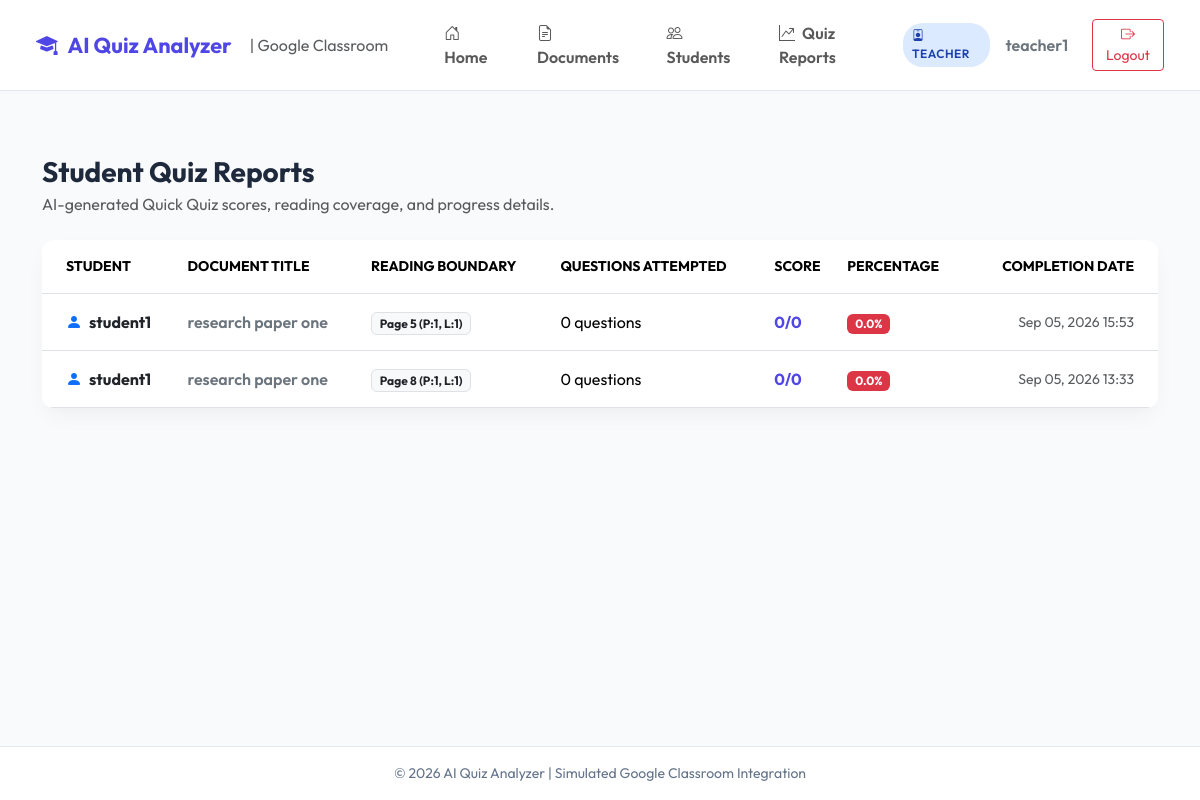
Screenshot of /teacher/reports/ (signed in) with the database file from the repository.
### quiz_app/models.py (models this page shows, shortened)
class User(AbstractUser):
    ROLE_CHOICES = (
        ('TEACHER', 'Teacher'),
        ('STUDENT', 'Student'),
    )
    role = models.CharField(max_length=10, choices=ROLE_CHOICES, default='STUDENT')
    @property
    def is_teacher(self):
        return self.role == 'TEACHER'

class QuizAttempt(models.Model):
    STATUS_CHOICES = (
        ('IN_PROGRESS', 'In Progress'),
        ('COMPLETED', 'Completed'),
    )
    student = models.ForeignKey(User, on_delete=models.CASCADE, related_name='quiz_attempts')
    document = models.ForeignKey(Document, on_delete=models.CASCADE, related_name='quiz_attempts')
    confirmed_page = models.IntegerField()
    confirmed_paragraph = models.IntegerField(default=1)
    confirmed_line = models.IntegerField(default=1)
    started_at = models.DateTimeField(auto_now_add=True)
    completed_at = models.DateTimeField(null=True, blank=True)
    questions_attempted = models.IntegerField(default=0)
    correct_answers = models.IntegerField(default=0)
    wrong_answers = models.IntegerField(default=0)
    score = models.CharField(max_length=20, default='0/0')
    percentage = models.FloatField(default=0.0)
    status = models.CharField(max_length=20, choices=STATUS_CHOICES, default='IN_PROGRESS')
    class Meta:
        ordering = ['-started_at']

class Document(models.Model):
    FILE_TYPE_CHOICES = (
        ('PDF', 'PDF Document'),
        ('PPT', 'PPT Presentation'),
        ('PPTX', 'PPTX Presentation'),
    )
    STATUS_CHOICES = (
        ('PENDING', 'Pending Processing'),
        ('PROCESSING', 'Processing'),
        ('COMPLETED', 'AI Analysis Completed'),
        ('FAILED', 'Processing Failed'),
    )
    classroom = models.ForeignKey(ClassRoom, on_delete=models.CASCADE, related_name='documents')
    title = models.CharField(max_length=255)
    file = models.FileField(upload_to='documents/', null=True, blank=True)
    file_type = models.CharField(max_length=10, choices=FILE_TYPE_CHOICES, default='PDF')
    total_pages = models.IntegerField(default=0)
    upload_date = models.DateTimeField(auto_now_add=True)
    processing_status = models.CharField(max_length=20, choices=STATUS_CHOICES, default='PENDING')

### quiz_app/views.py (the view)
# urls.py: path('teacher/reports/', views.teacher_reports, name='teacher_reports'),
@login_required
def teacher_reports(request):
    if not request.user.is_teacher:
        return redirect('student_dashboard')
    attempts = QuizAttempt.objects.filter(
        document__classroom__teacher=request.user,
        status='COMPLETED'
    ).select_related('student', 'document').order_by('-completed_at')
    return render(request, 'teacher/teacher_reports.html', {'attempts': attempts})

### templates/teacher/teacher_reports.html (shortened to what this page needs)
{% extends 'base.html' %}
{% block content %}
<div class="container py-3">
    <div class="mb-4">
        <h3 class="fw-bold mb-1">Student Quiz Reports</h3>
        <p class="text-muted mb-0">AI-generated Quick Quiz scores, reading coverage, and progress details.</p>
    </div>
    <div class="card card-custom border-0 p-0 overflow-hidden">
        <div class="table-responsive">
            <table class="table table-hover align-middle mb-0">
                <thead class="bg-light text-muted small text-uppercase">
                    <tr>
                        <th class="ps-4 py-3">Student</th>
                        <th class="py-3">Document Title</th>
                        <th class="py-3">Reading Boundary</th>
                        <th class="py-3">Questions Attempted</th>
                        <th class="py-3">Score</th>
                        <th class="py-3">Percentage</th>
                        <th class="pe-4 py-3 text-end">Completion Date</th>
                    </tr>
                </thead>
                <tbody>
                    {% for attempt in attempts %}
                    <tr>
                        <td class="ps-4 py-3 fw-bold text-dark">
                            <i class="bi bi-person-fill text-primary me-1"></i> {{ attempt.student.username }}
                        </td>
                        <td class="fw-semibold text-secondary">{{ attempt.document.title }}</td>
                        <td>
                            <span class="badge bg-light text-dark border">
                                Page {{ attempt.confirmed_page }} (P:{{ attempt.confirmed_paragraph }}, L:{{ attempt.confirmed_line }})
                            </span>
                        </td>
                        <td>{{ attempt.questions_attempted }} questions</td>
                        <td class="fw-bold text-indigo" style="color: #4f46e5;">{{ attempt.score }}</td>
                        <td>
                            {% if attempt.percentage >= 75 %}
                                <span class="badge bg-success">{{ attempt.percentage }}%</span>
                            {% elif attempt.percentage >= 50 %}
                                <span class="badge bg-warning text-dark">{{ attempt.percentage }}%</span>
                            {% else %}
                                <span class="badge bg-danger">{{ attempt.percentage }}%</span>
                            {% endif %}
                        </td>
                        <td class="pe-4 text-end text-muted small">{{ attempt.completed_at|date:"M d, Y H:i" }}</td>
                    </tr>
                    {% empty %}
                    <tr>
                        <td colspan="7" class="text-center py-5 text-muted">No student quiz reports found.</td>
                    </tr>
                    {% endfor %}
                </tbody>
            </table>
        </div>
    </div>
</div>
{% endblock %}

### templates/base.html (shortened to what this page needs)
<!DOCTYPE html>
<html lang="en">
<head>
    <link href="https://cdn.jsdelivr.net/npm/bootstrap@5.3.2/dist/css/bootstrap.min.css" rel="stylesheet">
    <link rel="stylesheet" href="https://cdn.jsdelivr.net/npm/bootstrap-icons@1.11.1/font/bootstrap-icons.css">
</head>
<body>
    <nav class="navbar navbar-expand-lg navbar-classroom sticky-top">
        <div class="container-fluid">
            <a class="navbar-brand brand-logo" href="{% url 'dashboard' %}">
                <i class="bi bi-mortarboard-fill"></i> AI Quiz Analyzer
                <span class="fs-6 text-muted fw-normal ms-2 d-none d-md-inline">| Google Classroom</span>
            </a>
            <div class="collapse navbar-collapse" id="navbarNav">
                {% if user.is_authenticated %}
                <ul class="navbar-nav me-auto ms-lg-4 mb-2 mb-lg-0">
                    <li class="nav-item">
                        <a class="nav-link fw-semibold px-3" href="{% url 'dashboard' %}"><i class="bi bi-house-door me-1"></i> Home</a>
                    </li>
                    {% if user.is_teacher %}
                        <li class="nav-item">
                            <a class="nav-link fw-semibold px-3" href="{% url 'teacher_document_list' %}"><i class="bi bi-file-earmark-text me-1"></i> Documents</a>
                        </li>
                        <li class="nav-item">
                            <a class="nav-link fw-semibold px-3" href="{% url 'teacher_student_list' %}"><i class="bi bi-people me-1"></i> Students</a>
                        </li>
                        <li class="nav-item">
                            <a class="nav-link fw-semibold px-3" href="{% url 'teacher_reports' %}"><i class="bi bi-graph-up-arrow me-1"></i> Quiz Reports</a>
                        </li>
                    {% endif %}
                </ul>
                <div class="d-flex align-items-center gap-3">
                    <span class="badge-role {% if user.is_teacher %}badge-teacher{% else %}badge-student{% endif %}">
                        <i class="bi {% if user.is_teacher %}bi-person-badge{% else %}bi-backpack{% endif %} me-1"></i>
                        {{ user.get_role_display }}
                    </span>
                    <span class="fw-semibold text-secondary">{{ user.username }}</span>
                    <a href="{% url 'logout' %}" class="btn btn-outline-danger btn-sm ms-2">
                        <i class="bi bi-box-arrow-right"></i> Logout
                    </a>
                </div>
                {% endif %}
            </div>
        </div>
    </nav>
    <div class="content-container">
        {% block content %}{% endblock %}
    </div>
    <footer class="text-center">
        <div class="container">
            <p class="mb-0">&copy; 2026 AI Quiz Analyzer | Simulated Google Classroom Integration</p>
        </div>
    </footer>
</body>
</html>

### templates/base.html (style rules this page uses)
:root { --primary-purple: #4f46e5; --primary-hover: #4338ca; --secondary-purple: #818cf8; --accent-purple: #e0e7ff; --bg-light: #f8fafc; --card-shadow: 0 10px 25px -5px rgba(0, 0, 0, 0.05), 0 8px 10px -6px rgba(0, 0, 0, 0.01); }
body { font-family: 'Outfit', sans-serif; background-color: var(--bg-light); color: #1e293b; min-height: 100vh; display: flex; flex-direction: column; }
.navbar-classroom { background: #ffffff; border-bottom: 1px solid #e2e8f0; box-shadow: 0 2px 4px rgba(0,0,0,0.02); padding: 0.8rem 1.5rem; }
.brand-logo { font-weight: 700; color: var(--primary-purple); font-size: 1.35rem; display: flex; align-items: center; gap: 10px; }
.badge-role { font-size: 0.75rem; font-weight: 600; padding: 0.35em 0.75em; border-radius: 20px; text-transform: uppercase; letter-spacing: 0.5px; }
.badge-teacher { background-color: #dbeafe; color: #1e40af; }
.card-custom { border: 1px solid #e2e8f0; border-radius: 12px; background: #ffffff; box-shadow: var(--card-shadow); transition: transform 0.2s, box-shadow 0.2s; }
.content-container { flex: 1; padding: 2rem 0; }
footer { background: #ffffff; border-top: 1px solid #e2e8f0; padding: 1rem 0; font-size: 0.875rem; color: #64748b; }

### rows the page displays
User: role "TEACHER", username "teacher1"
QuizAttempt: student.username "student1", document "research paper one", confirmed_page "5", confirmed_paragraph "1", confirmed_line "1", questions_attempted "0", score "0/0", percentage "0.0", completed_at "Sep 05, 2026 15:53"
QuizAttempt: student.username "student1", document "research paper one", confirmed_page "8", confirmed_paragraph "1", confirmed_line "1", questions_attempted "0", score "0/0", percentage "0.0", completed_at "Sep 05, 2026 13:33"
